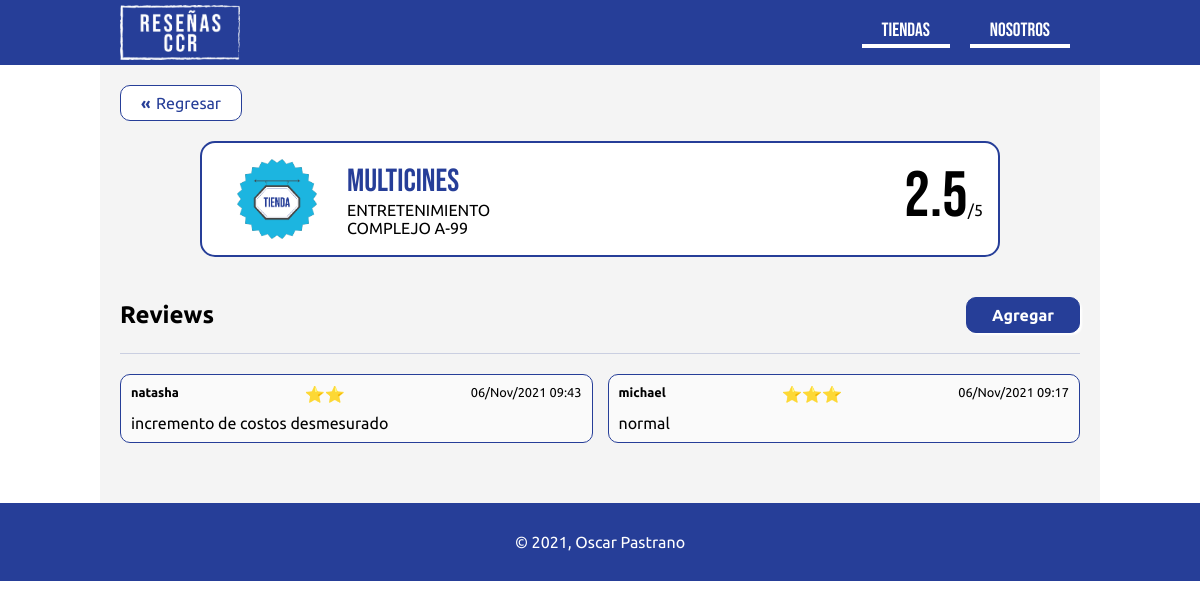
/tiendas/348/, run on the app's committed database.
### reviews/models.py (models this page shows, shortened)
class Store(models.Model):
	name = models.CharField(max_length=150)
	room = models.CharField(max_length=150,  null=True, blank=True)
	description = models.TextField( null=True, blank=True)
	score = models.DecimalField(max_digits=4, decimal_places=2, null=True, blank=True)
	logo = models.TextField( null=True, blank=True)
	category = models.ForeignKey(
		Category, on_delete=models.SET_NULL, related_name='stores', null=True, blank=True
	)
	class Meta:
		ordering = ['name']
	def totalScore(self):
		total = 0
		for rev in self.reviews.all():
			total = total + rev.score
		if total > 0:
			return total / len(self.reviews.all())
		else:
			return 0

class Category(models.Model):
	name = models.CharField(max_length=150)
	description = models.TextField(null=True, blank=True)
	class Meta:
		ordering = ['name']

class Review(models.Model):
	score = models.IntegerField()
	name = models.CharField(max_length=150, blank=True)
	description = models.TextField( null=True, blank=True)
	created = models.DateTimeField(auto_now_add=True)
	store = models.ForeignKey(
		Store, on_delete=models.SET_NULL, related_name='reviews', null=True, blank=True
	)
	class Meta:
		ordering = ['-created']

### reviews/views.py (the view)
# urls.py: path('tiendas/<int:pk>/', StoreDetailView.as_view(), name='store'),
class StoreDetailView(DetailView):
	model = Store

### reviews/templates/reviews/store_detail.html (shortened to what this page needs)
{% extends 'base.html' %}
{% load static %}
{% block main %}
<a href=" {% url 'reviews:stores' 0 %} " class="back">Regresar</a>
{% include './partials/storeData.html' %}
<article>
   <div class="bar">
      <h2>Reviews</h2>
      <a href=" {% url 'reviews:create' store.id %} " class="add">Agregar</a>
   </div>
   <ul class="reviewLst">
      {% for review in store.reviews.all %}
      <li>
         <div class="info">
            <p class="strName">{{review.name}}</p>
            <p>
               {% if review.score == 5 %} ⭐⭐⭐⭐⭐
               {% elif review.score == 4 %} ⭐⭐⭐⭐
               {% elif review.score == 3 %} ⭐⭐⭐
               {% elif review.score == 2 %} ⭐⭐
               {% else %} ⭐
               {% endif %}
            </p>
            <p class="date">{{review.created|date:'d/M/Y H:i'}}</p>
         </div>
         <div class="desc">
            <p>{{review.description|truncatechars:80}}</p>
         </div>
      </li>
      {% endfor %}
   </ul>
</article>
{% endblock %}

### reviews/templates/reviews/partials/storeData.html
{% load static %}
<div class="store">
   <div class="logo">
      <img src=" {% static 'img/storeLogo.png' %} " alt="" />
   </div>
   <div class="info">
      <p class="strName">{{store.name}}</p>
      <p>{{store.category.name}}</p>
      <p>{{store.room}}</p>
   </div>
   <div class="score">
      {% if store.totalScore == 0 %}
      <p>&theta;</p>
      {% else %}
      <p>{{store.totalScore|floatformat}} <span>/5</span></p>
      {% endif %}
   </div>
</div>

### assets/css/main.css (style rules this page uses)
* { margin:0;padding:0;box-sizing:border-box;font-family:ubuntu }
body { font-family:arial;background:#fff;color:#000 }
ul { list-style:none }
a { text-decoration:none;color:#fff }
.back { display:inline-block;padding:8px 20px 8px 35px;border:1px solid #263e98;text-align:center;margin:20px;border-radius:10px;color:#263e98;background:#fff;position:relative;transition:.2s }
.back:before { content:"«";position:absolute;left:20px;top:50%;transform:translate(0, -50%);font-weight:bold;transition:.2s }
.add { display:inline-block;margin:20px 0;padding:8px 25px;background:#263e98;font-weight:bold;border:1px solid #263e98;border-radius:10px;box-shadow:2px 2px 2px #fff;transition:.2s }
.store { display:flex;align-items:center;padding:15px;border:2px solid #263e98;border-radius:15px;max-width:80%;margin:0 auto;background:#fff }
.store .logo { margin-right:10px;width:120px }
.store img { height:80px;display:block;margin:0 auto }
.store .info { flex:1 }
.store .info .strName { font-size:2rem;font-family:"Bebas Neue";color:#263e98 }
.store .score p { font-family:"Bebas Neue";font-size:4rem;border-bottom:5px solid #fff }
.store .score span { font-size:1rem;margin-left:-10px }
article { padding:20px 20px 0 }
.bar { display:flex;align-items:center;justify-content:space-between;border-bottom:1px solid rgba(38,62,152,.2) }
.reviewLst { padding-top:20px;display:grid;grid-template-columns:repeat(2, 1fr);grid-gap:15px;margin-bottom:20px }
.reviewLst li { border:1px solid #263e98;padding:10px;border-radius:10px;background:#fafafa }
.reviewLst li .info { display:flex;justify-content:space-between }
.reviewLst li .strName { font-weight:bold;font-size:.8rem }
.reviewLst li .desc { padding-top:10px }
.reviewLst li .date { font-size:.8rem }

### data on the page
Store: name "MULTICINES", category.name "ENTRETENIMIENTO", room "COMPLEJO A-99", totalScore "2.5"
Review: name "natasha", created "06/Nov/2021 09:43", description "incremento de costos desmesurado"
Review: name "michael", created "06/Nov/2021 09:17", description "normal"
